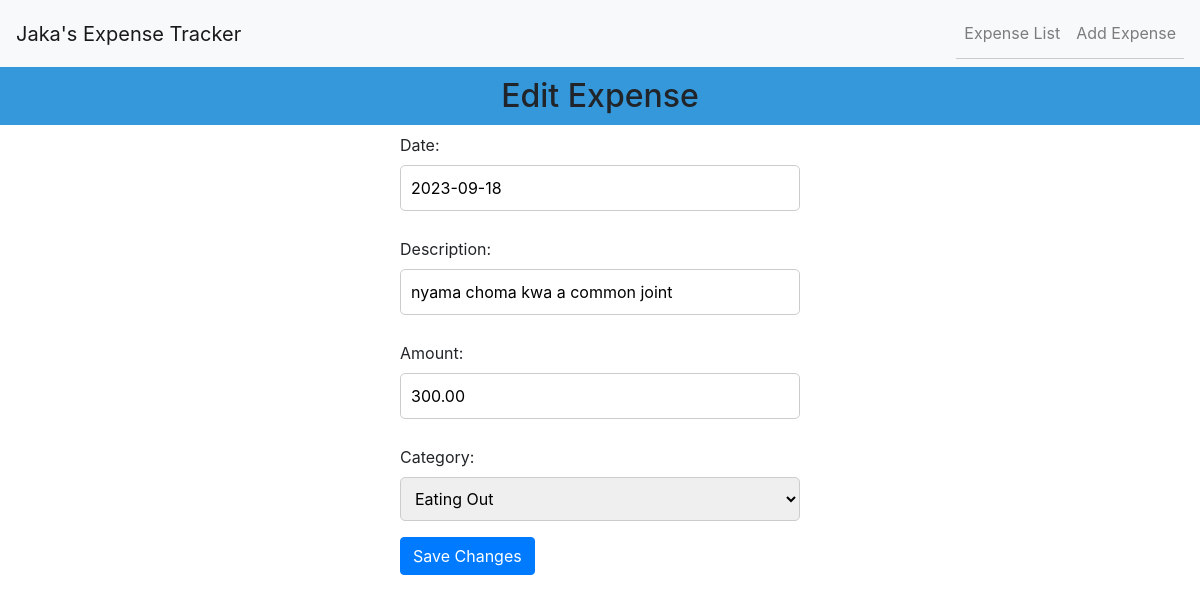
Page /edit/1/ on the committed database.
### tracker/models.py (models this page shows, shortened)
class Expense(models.Model):
    user = models.ForeignKey(User, on_delete=models.CASCADE)
    date = models.DateField()
    description = models.CharField(max_length=200)
    amount = models.DecimalField(max_digits=10, decimal_places=2)
    category = models.ForeignKey(
        Category, on_delete=models.SET_NULL, null=True, blank=True)

### tracker/views.py (the view)
# urls.py: path('edit/<int:expense_id>/', edit_expense, name='edit_expense'),
def edit_expense(request, expense_id):
    expense = get_object_or_404(Expense, id=expense_id)
    if request.method == 'POST':
        form = ExpenseForm(request.POST, instance=expense)
        if form.is_valid():
            form.save()
            return redirect('expense_list')
    else:
        form = ExpenseForm(instance=expense)
    return render(request, 'tracker/expense_form.html', {'form': form})

### tracker/forms.py
class ExpenseForm(forms.ModelForm):
    class Meta:
        model = Expense
        fields = ['date', 'description', 'amount', 'category']
    def __init__(self, *args, **kwargs):
        super().__init__(*args, **kwargs)
        self.fields['date'].initial = date.today()

### tracker/models.py (called while the page is built)
    def __str__(self):
        return self.name

### tracker/templates/tracker/expense_form.html
{% extends "base.html" %} {% block content %}
<h2>{% if form.instance.id %}Edit Expense{% else %}Add Expense{% endif %}</h2>
<form method="post">
	{% csrf_token %} {{ form.as_p }}
	<button type="submit" class="btn btn-primary">
		{% if form.instance.id %}Save Changes{% else %}Add Expense{% endif %}
	</button>
</form>
{% endblock %}

### static/css/styles.css (style rules this page uses)
h2 { text-align: center; background-color: #3498db; color: #fff; padding: 10px; }
form { max-width: 400px; margin: 0 auto; }
input[type="text"], input[type="date"], input[type="number"], select { width: 100%; padding: 10px; margin-bottom: 10px; border: 1px solid #ccc; border-radius: 5px; }
button { background-color: #3498db; color: #fff; padding: 10px 20px; border: none; border-radius: 5px; cursor: pointer; }

### rows in the picture
Expense: date "2023-09-18", description "nyama choma kwa a common joint", amount "300.00", category "Eating Out"
